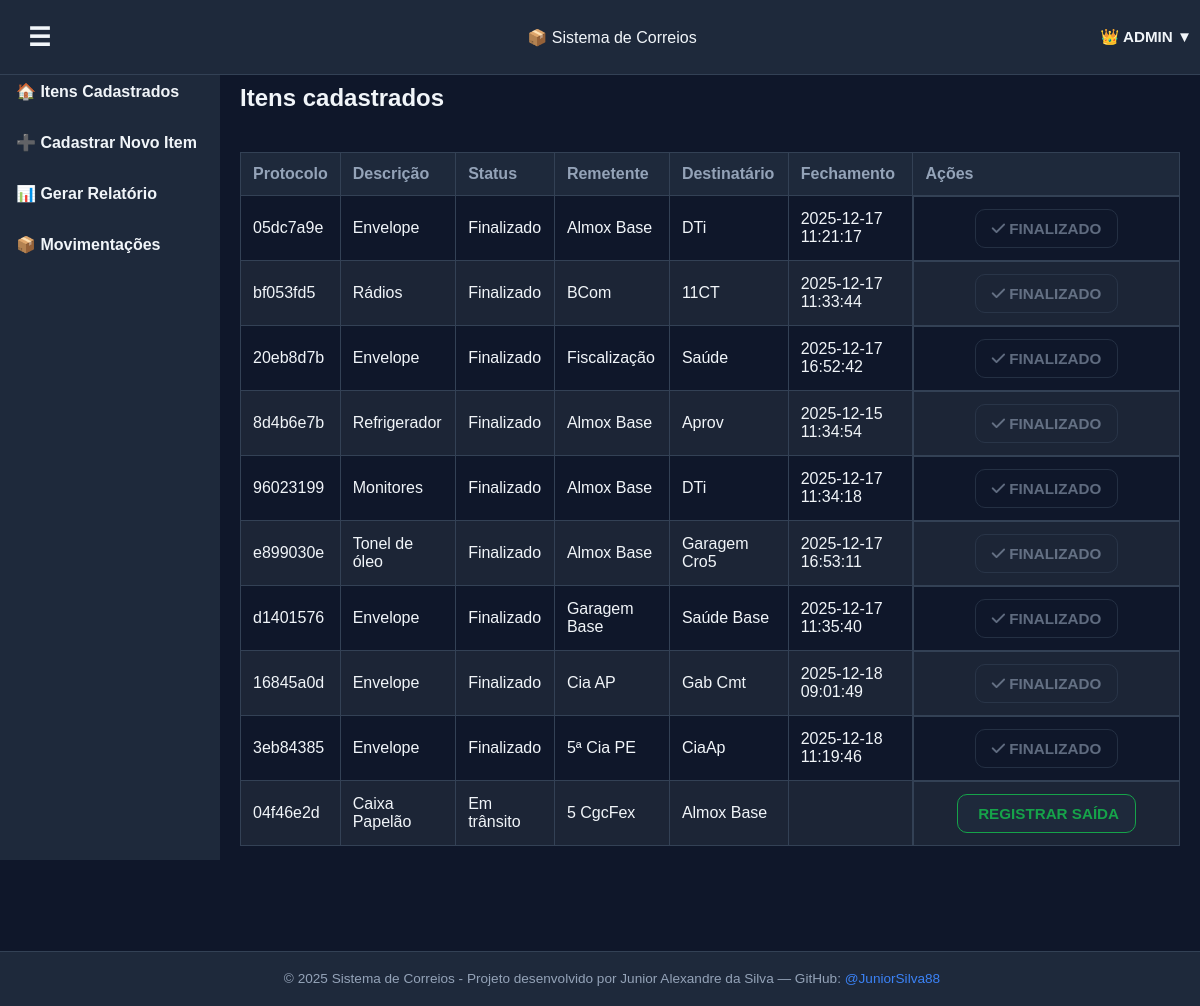
Page / (signed in) on the earlier database version.
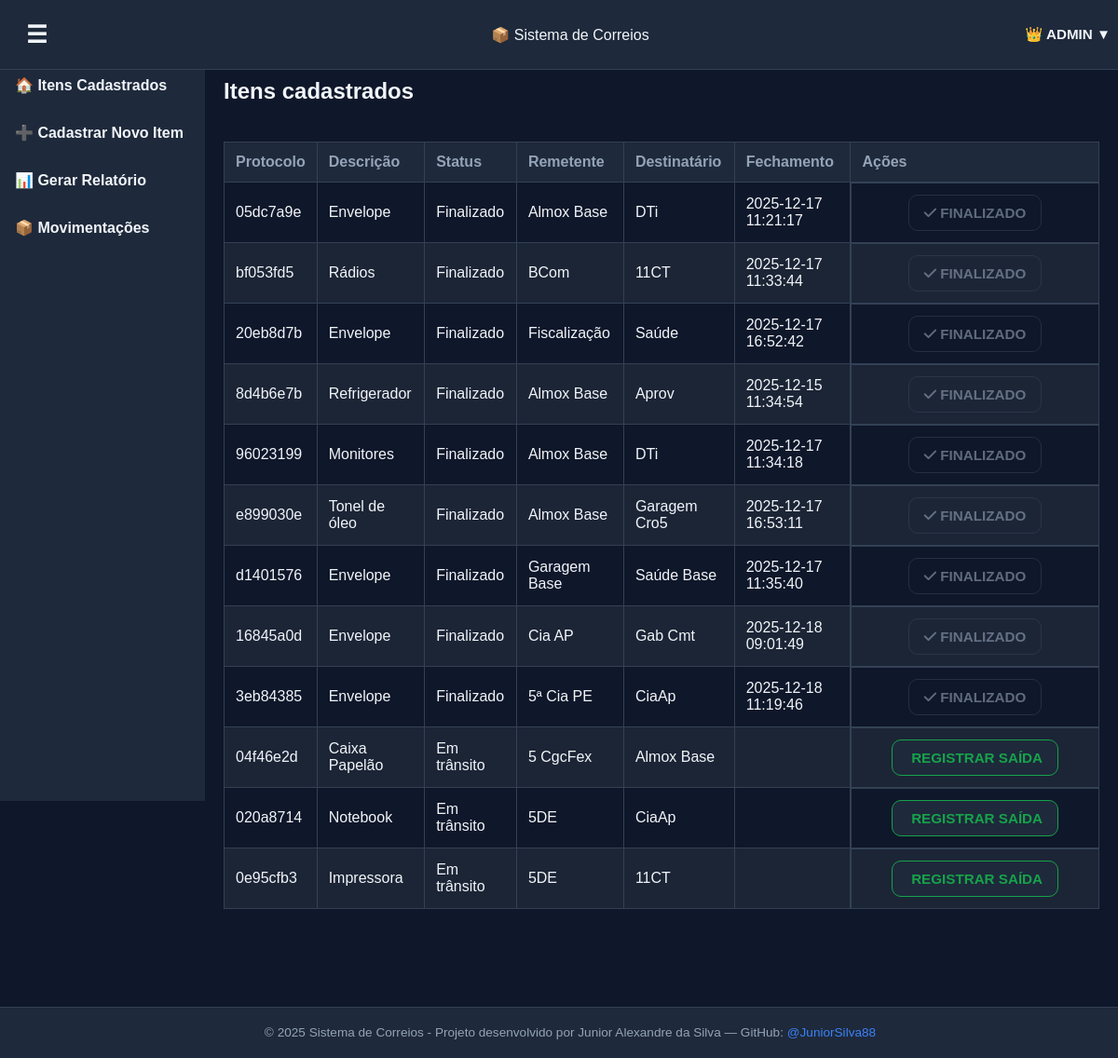
Same page on the later database version.
### app.py (models this page shows, shortened)
class User(UserMixin, db.Model):
    id = db.Column(db.Integer, primary_key=True)
    username = db.Column(db.String(80), unique=True, nullable=False)
    email = db.Column(db.String(120), unique=True, nullable=False)
    password_hash = db.Column(db.String(200), nullable=False)
    role = db.Column(db.String(20), default="user")  # "user" ou "admin"

class Item(db.Model):
    id = db.Column(db.Integer, primary_key=True)
    protocol = db.Column(db.String(20), unique=True, nullable=False)
    sender = db.Column(db.String(100))
    recipient = db.Column(db.String(100))
    description = db.Column(db.String(200))
    status = db.Column(db.String(50))
    closed = db.Column(db.DateTime, nullable=True)

### app.py (the view)
@app.route("/")
@login_required
def index():
    items = Item.query.all()
    return render_template("dashboard.html", items=items)

### app.py (called while the page is built)
@login_manager.user_loader
def load_user(user_id):
    return User.query.get(int(user_id))

### templates/dashboard.html (shortened to what this page needs)
{% extends "base.html" %}
{% block content %}
<section class="panel-card">
  <h2>Itens cadastrados</h2>
    <div class="table-container">
    <table>
      <thead>
        <tr>
          <th>Protocolo</th>
          <th>Descrição</th>
          <th>Status</th>
          <th>Remetente</th>
          <th>Destinatário</th>
          <th>Fechamento</th>
          <th>Ações</th>
        </tr>
      </thead>
      <tbody>
        {% for item in items %}
        <tr>
          <td class="nowrap">{{ item.protocol }}</td>
          <td>{{ item.description }}</td>
          <td class="nowrap">{{ item.status }}</td>
          <td>{{ item.sender }}</td>
          <td>{{ item.recipient }}</td>
          <td class="nowrap">
            {% if item.closed %}
              {{ item.closed.strftime("%Y-%m-%d %H:%M:%S") }}
            {% endif %}
          </td>
          <td class="col-actions">
            {% if item.status != "Finalizado" %}
              <a href="{{ url_for('exit_item', protocol=item.protocol) }}" class="btn-out">
                 Registrar Saída
              </a>
            {% else %}
              <a class="btn-secondary" aria-disabled="true">
                <i class="fa-solid fa-check"></i> Finalizado
              </a>
            {% endif %}
        </td>
        </tr>
        {% endfor %}
      </tbody>
    </table>
  </div>
</section>
{% endblock %}

### templates/base.html (shortened to what this page needs)
<!DOCTYPE html>
<html lang="pt-BR">
<head>
    <link rel="stylesheet" href="{{ url_for('static', filename='style.css') }}">
    <link rel="stylesheet" href="https://cdnjs.cloudflare.com/ajax/libs/font-awesome/6.4.0/css/all.min.css">
</head>
  <body>
    <header>
      <div class="header-left">
        <button class="menu-toggle" onclick="toggleSidebar()">☰</button>
      </div>
      <div class="header-center">
        <span class="logo">📦 Sistema de Correios</span>
      </div>
      <div class="user-menu">
      {% if current_user.is_authenticated %}
        <button class="user-button">
          {% if current_user.role == "admin" %}
            👑 {{ current_user.username }} ▼
          {% else %}
            👤 {{ current_user.username }} ▼
          {% endif %}
        </button>
      {% else %}
        <a href="{{ url_for('login') }}" class="btn-secondary">Login</a>
      {% endif %}
      </div>
    </header>
    <aside class="sidebar" id="sidebar">
      <nav>
        <ul>
          <li><a href="{{ url_for('index') }}">🏠 Itens Cadastrados</a></li>
          <li><a href="{{ url_for('new_item') }}">➕ Cadastrar Novo Item</a></li>
          <li><a href="{{ url_for('report') }}">📊 Gerar Relatório</a></li>
          {% if current_user.role == "admin" %}
            <li><a href="{{ url_for('movimentacoes') }}">📦 Movimentações</a></li>
          {% endif %}
        </ul>
      </nav>
    </aside>
    <main class="content-container" id="content">
      {% block content %}{% endblock %}
    </main>
    <footer>
      <p>&copy; 2025 Sistema de Correios - Projeto desenvolvido por Junior Alexandre da Silva — GitHub: <a href="https://github.com/JuniorSilva88" target="_blank">@JuniorSilva88</a></p>
    </footer>
  </body>
</html>

### static/style.css (style rules this page uses)
:root { --bg: #0f172a; --panel: #1e293b; --text: #f1f5f9; --muted: #94a3b8; --border: #334155; --primary: #16a34a; --primary-dark: #15803d; --danger: #ef4444; --danger-dark: #b91c1c; --info: #3b82f6; --info-dark: #1e40af; --header-height: 60px; --font-base: 1rem; --font-sm: 0.9rem; --font-xs: 0.85rem; }
body { background-color: var(--bg); color: var(--text); font-family: Arial, sans-serif; margin: 0; padding: 0; }
header { display: grid; grid-template-columns: 1fr auto 1fr; align-items: center; padding: 12px; background-color: var(--panel); border-bottom: 1px solid var(--border); position: fixed; top: 0; left: 0; width: 100%; z-index: 2000; overflow: visible; }
.user-menu { justify-self: end; position: relative; z-index: 2100; margin-right: 8px; }
.user-button { background: transparent; border: none; color: var(--text); font-weight: bold; cursor: pointer; padding: 8px 12px; border-radius: 6px; }
footer { position: fixed; bottom: 0; left: 0; width: 100%; background-color: var(--panel); color: var(--muted); text-align: center; padding: 6px 12px; font-size: 0.85rem; border-top: 1px solid var(--border); z-index: 999; height: auto; line-height: normal; white-space: normal; overflow: visible; text-overflow: unset; }
footer a { color: var(--info); text-decoration: none; }
.menu-toggle { justify-self: start; background: none; border: none; font-size: 1.6rem; color: var(--text); cursor: pointer; }
.sidebar { position: fixed; top: 0; left: 0; width: 220px; height: 100vh; background-color: var(--panel); padding-top: var(--header-height); transition: left 0.3s ease; z-index: 1000; }
.sidebar nav ul { list-style: none; padding: 0; margin: 0; }
.sidebar nav ul li { margin: 12px 0; }
.sidebar nav ul li a { color: var(--text); text-decoration: none; font-weight: bold; padding: 10px 16px; display: block; border-radius: 6px; }
.content-container { margin-left: 220px; transition: margin-left 0.3s ease; padding: 40px 20px; }
main { max-width: 95vw; margin: 0 auto; }
button, .btn-primary, .btn-secondary, a.btn-primary, a.btn-secondary, a.btn-out, a.btn-in, a.btn-info { font-family: Arial, sans-serif; font-size: 0.95rem; font-weight: bold; text-transform: uppercase; padding: 10px 16px; border-radius: 10px; cursor: pointer; transition: background 0.3s ease, color 0.3s ease, border-color 0.3s ease; text-decoration: none; display: inline-block; }
.btn-secondary, a.btn-secondary { background-color: transparent; color: var(--muted); border: 1px solid var(--border); }
a.btn-out { background-color: var(--panel); color: var(--primary); border: 1px solid var(--primary); }
[aria-disabled="true"] { pointer-events: none; opacity: 0.6; cursor: not-allowed; }
.table-container { max-width: 100%; margin: 0 auto; border-radius: 8px; padding-bottom: 80px; overflow-x: auto; overflow-y: visible; }
table { width: 100%; border-collapse: collapse; margin-top: 20px; font-size: var(--font-base); }
th, td { padding: 12px; border: 1px solid var(--border); text-align: left; }
th { background-color: var(--panel); color: var(--muted); position: sticky; top: 0; z-index: 10; }
tr:nth-child(even) { background-color: #1c2536; }
.col-actions { display: flex; flex-wrap: wrap; gap: 10px; justify-content: center; align-items: center; min-width: 240px; }
.content-container { padding-top: 64px; padding-bottom: 80px; }

Differences in the rows shown:
added Item: protocol "020a8714", description "Notebook", status "Em trânsito", sender "5DE", recipient "CiaAp"
added Item: protocol "0e95cfb3", description "Impressora", status "Em trânsito", sender "5DE", recipient "11CT"
